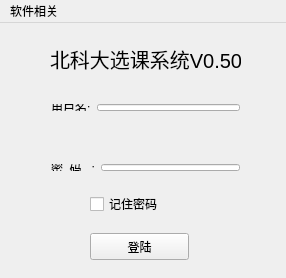
<?xml version="1.0" encoding="UTF-8"?>
<ui version="4.0">
 <class>MainWindow</class>
 <widget class="QMainWindow" name="MainWindow">
  <property name="geometry">
   <rect>
    <x>0</x>
    <y>0</y>
    <width>286</width>
    <height>278</height>
   </rect>
  </property>
  <property name="windowTitle">
   <string>北科大选课系统V0.50</string>
  </property>
  <widget class="QWidget" name="centralWidget">
   <widget class="QPushButton" name="loginBtn">
    <property name="geometry">
     <rect>
      <x>90</x>
      <y>210</y>
      <width>99</width>
      <height>27</height>
     </rect>
    </property>
    <property name="text">
     <string>登陆</string>
    </property>
   </widget>
   <widget class="QWidget" name="horizontalLayoutWidget">
    <property name="geometry">
     <rect>
      <x>40</x>
      <y>70</y>
      <width>211</width>
      <height>29</height>
     </rect>
    </property>
    <layout class="QHBoxLayout" name="horizontalLayout">
     <item>
      <widget class="QLabel" name="label">
       <property name="text">
        <string>用户名:</string>
       </property>
      </widget>
     </item>
     <item>
      <widget class="QLineEdit" name="usrNameEdit"/>
     </item>
    </layout>
   </widget>
   <widget class="QWidget" name="horizontalLayoutWidget_2">
    <property name="geometry">
     <rect>
      <x>40</x>
      <y>130</y>
      <width>211</width>
      <height>29</height>
     </rect>
    </property>
    <layout class="QHBoxLayout" name="horizontalLayout_2">
     <item>
      <widget class="QLabel" name="label_2">
       <property name="text">
        <string>密  码   :</string>
       </property>
      </widget>
     </item>
     <item>
      <widget class="QLineEdit" name="pswdEdit"/>
     </item>
    </layout>
   </widget>
   <widget class="QLabel" name="label_3">
    <property name="geometry">
     <rect>
      <x>50</x>
      <y>20</y>
      <width>191</width>
      <height>31</height>
     </rect>
    </property>
    <property name="font">
     <font>
      <pointsize>15</pointsize>
     </font>
    </property>
    <property name="text">
     <string>北科大选课系统V0.50</string>
    </property>
   </widget>
   <widget class="QCheckBox" name="savePrpCheckBox">
    <property name="geometry">
     <rect>
      <x>90</x>
      <y>170</y>
      <width>97</width>
      <height>22</height>
     </rect>
    </property>
    <property name="text">
     <string>记住密码</string>
    </property>
   </widget>
  </widget>
  <widget class="QMenuBar" name="menuBar">
   <property name="geometry">
    <rect>
     <x>0</x>
     <y>0</y>
     <width>286</width>
     <height>28</height>
    </rect>
   </property>
   <widget class="QMenu" name="menu">
    <property name="tearOffEnabled">
     <bool>false</bool>
    </property>
    <property name="title">
     <string>软件相关</string>
    </property>
    <addaction name="action_update"/>
    <addaction name="action_about"/>
    <addaction name="action_notice"/>
   </widget>
   <addaction name="menu"/>
  </widget>
  <action name="action">
   <property name="text">
    <string>检查更新</string>
   </property>
  </action>
  <action name="action_2">
   <property name="text">
    <string>关于本软件</string>
   </property>
  </action>
  <action name="action12321">
   <property name="text">
    <string>12321</string>
   </property>
  </action>
  <action name="action_update">
   <property name="text">
    <string>检查更新</string>
   </property>
  </action>
  <action name="action_about">
   <property name="text">
    <string>关于</string>
   </property>
  </action>
  <action name="action_notice">
   <property name="text">
    <string>注意</string>
   </property>
  </action>
 </widget>
 <layoutdefault spacing="6" margin="11"/>
 <resources/>
 <connections/>
</ui>
